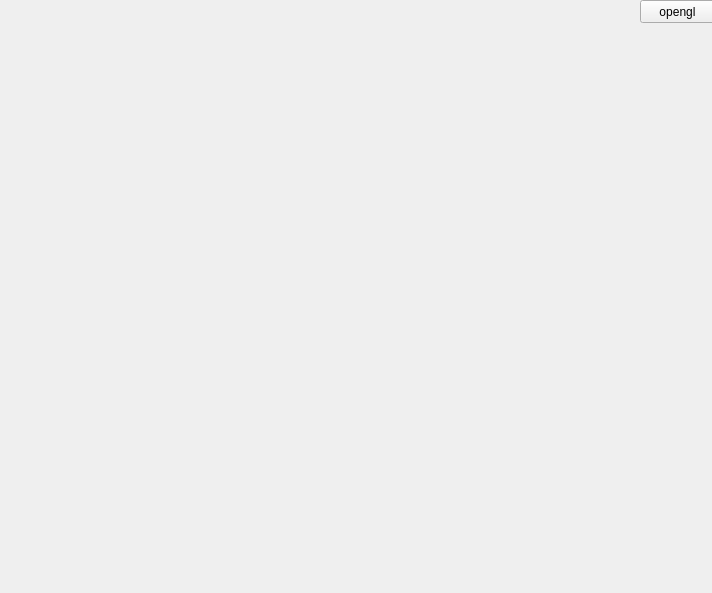
<?xml version="1.0" encoding="UTF-8"?>
<ui version="4.0">
 <class>Form</class>
 <widget class="QWidget" name="Form">
  <property name="geometry">
   <rect>
    <x>0</x>
    <y>0</y>
    <width>712</width>
    <height>593</height>
   </rect>
  </property>
  <property name="windowTitle">
   <string>Form</string>
  </property>
  <widget class="QPushButton" name="pushButton">
   <property name="geometry">
    <rect>
     <x>640</x>
     <y>0</y>
     <width>75</width>
     <height>23</height>
    </rect>
   </property>
   <property name="text">
    <string>opengl</string>
   </property>
  </widget>
 </widget>
 <resources/>
 <connections/>
 <slots>
  <slot>slot_resize()</slot>
 </slots>
</ui>
